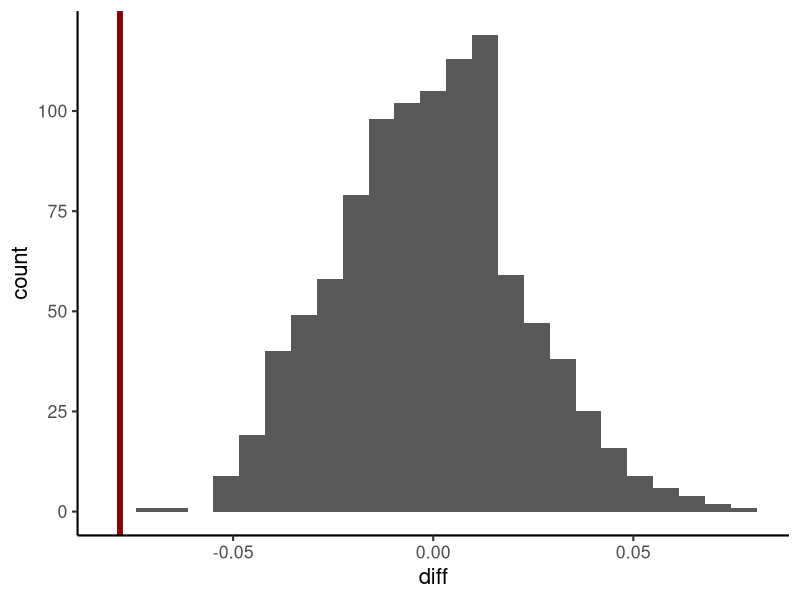
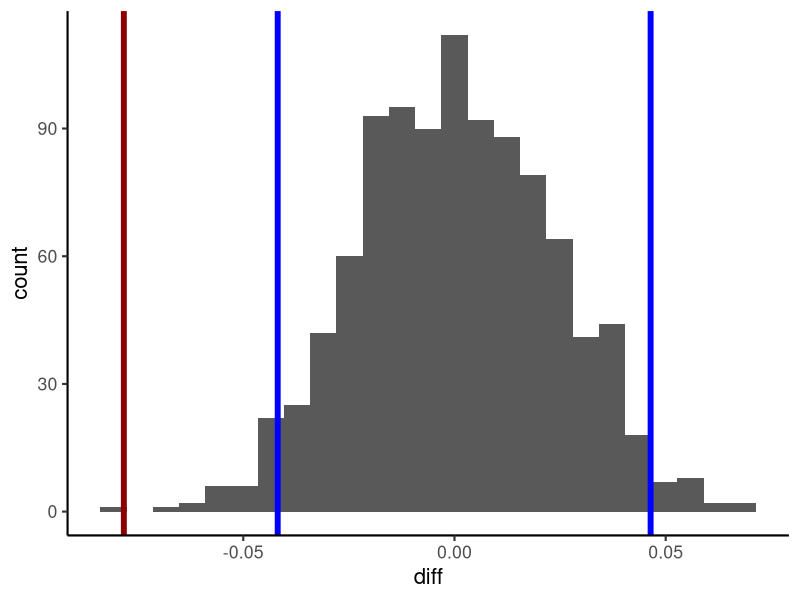
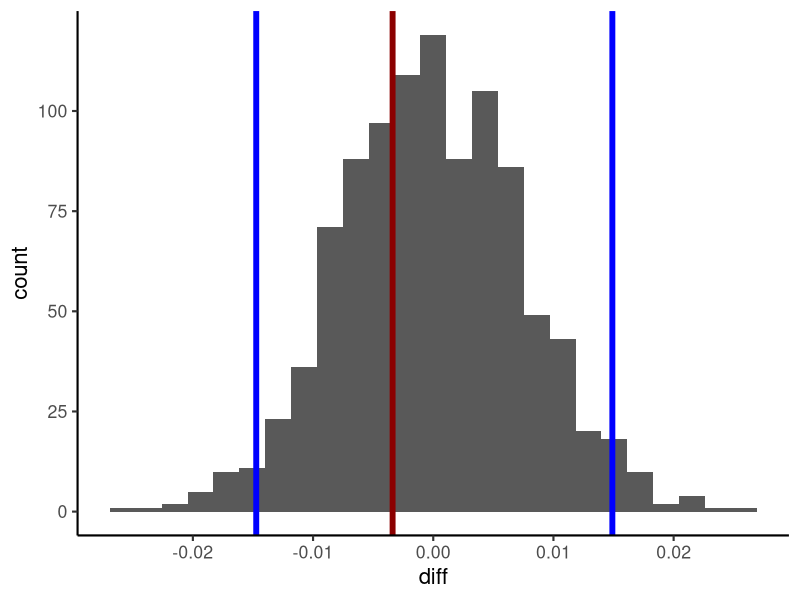

Write R code to recreate these figures, in order.
## ---- chunk 1
library(tidyverse)

theme_set(theme_classic(base_size = 16))
## ---- chunk 2
meeting_admitted <- 388
meeting_died <- 66
meeting_mortality <- meeting_died / meeting_admitted


nonmeeting_admitted <- 2154
nonmeeting_died <- 535
nonmeeting_mortality <- nonmeeting_died / nonmeeting_admitted


mortality_diff <- meeting_mortality - nonmeeting_mortality


# Make a dataframe to show the results
data_frame(type = c("Nonmeeting", "Meeting", "Difference"), 
           mortality = c(nonmeeting_mortality, meeting_mortality, 
                         mortality_diff))
## ---- chunk 3
day_diff <- function() {
  
  # Make an array with the right number of patients
  patients <- c(rep("Meeting", meeting_admitted), 
                rep("NonMeeting", nonmeeting_admitted))
  
  # randomly select the total who died from the array
  died <- sample(patients, meeting_died + nonmeeting_died) 
  
  # Compute the difference in mortality between Meeting and NonMeeting Days
  died_meeting <- sum(died == "Meeting") / meeting_admitted
  died_nonmeeting <- sum(died == "NonMeeting") / nonmeeting_admitted
  
  return(died_meeting - died_nonmeeting)
}

# One function call
day_diff()
## ---- chunk 4
thousand_diffs <- data_frame(diff = replicate(1000, day_diff()))

ggplot(thousand_diffs, aes(x = diff)) + 
  geom_histogram(bins = 25) +
  geom_vline(xintercept = mortality_diff, color = "darkred", size = 2) 
## ---- chunk 5
thousand_diffs <- data_frame(diff = replicate(1000, day_diff()))

percentile <- .025

# Find top and bottom 2.5% percents
lower_percentile <- quantile(thousand_diffs$diff, percentile)
upper_percentile <- quantile(thousand_diffs$diff, 1-percentile)

#add a vertical line to the random samples to show the empirical data
ggplot(thousand_diffs, aes(x = diff)) + 
  geom_histogram(bins = 25) + 
  geom_vline(xintercept = mortality_diff, color = "darkred", size = 2) +
  geom_vline(xintercept = lower_percentile, color = "blue", size = 2) + 
  geom_vline(xintercept = upper_percentile, color = "blue", size = 2)
## ---- chunk 6
# Compute the proportion of samples that the actual difference was greater than
mean(mortality_diff >= thousand_diffs$diff)
## ---- chunk 7
meeting_admitted <- 3709
meeting_died <- 901
meeting_mortality <- meeting_died / meeting_admitted


nonmeeting_admitted <- 22054
nonmeeting_died <- 5432
nonmeeting_mortality <- nonmeeting_died / nonmeeting_admitted


mortality_diff <- meeting_mortality - nonmeeting_mortality


# Make a dataframe to show the results
data_frame(type = c("Nonmeeting", "Meeting", "Difference"), 
           mortality = c(nonmeeting_mortality, meeting_mortality, 
                         mortality_diff))
## ---- chunk 8
thousand_diffs <- data_frame(diff = replicate(1000, day_diff()))

# Find top and bottom 2.5% percents
lower_percentile <- quantile(thousand_diffs$diff, percentile)
upper_percentile <- quantile(thousand_diffs$diff, 1-percentile)

#add a vertical line to the random samples to show the empirical data
ggplot(thousand_diffs, aes(x = diff)) + 
  geom_histogram(bins = 25) + 
  geom_vline(xintercept = mortality_diff, color = "darkred", size = 2) +
  geom_vline(xintercept = lower_percentile, color = "blue", size = 2) + 
  geom_vline(xintercept = upper_percentile, color = "blue", size = 2)

